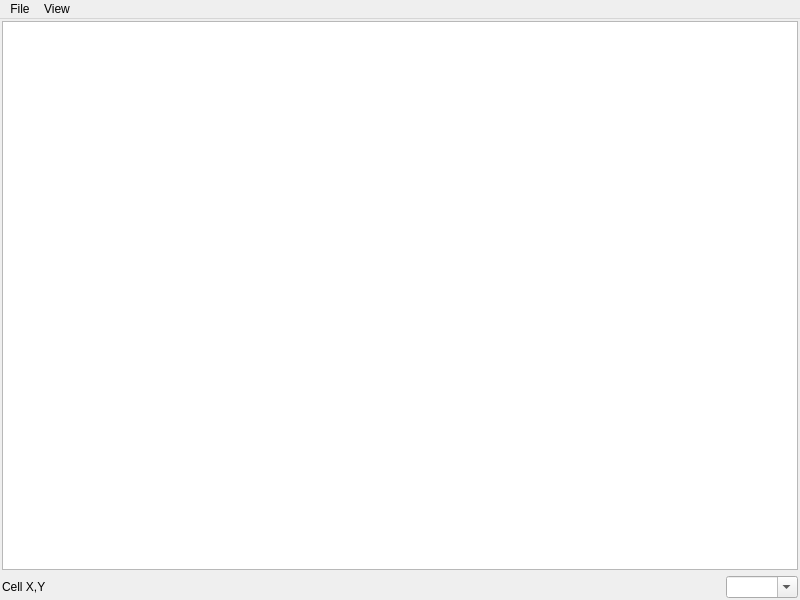
<?xml version="1.0" encoding="UTF-8"?>
<ui version="4.0">
 <class>LotPackWindow</class>
 <widget class="QMainWindow" name="LotPackWindow">
  <property name="geometry">
   <rect>
    <x>0</x>
    <y>0</y>
    <width>800</width>
    <height>600</height>
   </rect>
  </property>
  <property name="windowTitle">
   <string>LotPack Viewer</string>
  </property>
  <widget class="QWidget" name="centralwidget">
   <layout class="QGridLayout" name="gridLayout">
    <property name="margin">
     <number>2</number>
    </property>
    <item row="0" column="0">
     <widget class="LotPackView" name="view"/>
    </item>
    <item row="1" column="0">
     <layout class="QHBoxLayout" name="statusBarLayout">
      <item>
       <widget class="QLabel" name="coords">
        <property name="text">
         <string>Cell X,Y</string>
        </property>
       </widget>
      </item>
      <item>
       <spacer name="horizontalSpacer">
        <property name="orientation">
         <enum>Qt::Horizontal</enum>
        </property>
        <property name="sizeHint" stdset="0">
         <size>
          <width>40</width>
          <height>20</height>
         </size>
        </property>
       </spacer>
      </item>
      <item>
       <widget class="QComboBox" name="scaleCombo">
        <property name="editable">
         <bool>true</bool>
        </property>
       </widget>
      </item>
     </layout>
    </item>
   </layout>
  </widget>
  <widget class="QMenuBar" name="menubar">
   <property name="geometry">
    <rect>
     <x>0</x>
     <y>0</y>
     <width>800</width>
     <height>21</height>
    </rect>
   </property>
   <widget class="QMenu" name="menuFile">
    <property name="title">
     <string>File</string>
    </property>
    <addaction name="actionOpen_World"/>
    <addaction name="actionSaveScreenshot"/>
    <addaction name="separator"/>
    <addaction name="actionRecent"/>
    <addaction name="separator"/>
    <addaction name="actionClose"/>
   </widget>
   <widget class="QMenu" name="menuView">
    <property name="title">
     <string>View</string>
    </property>
    <addaction name="actionCenterOnCell"/>
    <addaction name="separator"/>
    <addaction name="actionShowMiniMap"/>
    <addaction name="actionShowRoomDefs"/>
    <addaction name="separator"/>
    <addaction name="actionHighlightCurrentLevel"/>
    <addaction name="actionLevelUp"/>
    <addaction name="actionLevelDown"/>
    <addaction name="separator"/>
    <addaction name="actionZoomIn"/>
    <addaction name="actionZoomOut"/>
    <addaction name="actionZoomNormal"/>
   </widget>
   <addaction name="menuFile"/>
   <addaction name="menuView"/>
  </widget>
  <action name="actionOpen_World">
   <property name="icon">
    <iconset resource="editor.qrc">
     <normaloff>:/images/16x16/document-open.png</normaloff>:/images/16x16/document-open.png</iconset>
   </property>
   <property name="text">
    <string>Open World...</string>
   </property>
  </action>
  <action name="actionClose">
   <property name="text">
    <string>Close</string>
   </property>
  </action>
  <action name="actionSaveScreenshot">
   <property name="enabled">
    <bool>false</bool>
   </property>
   <property name="text">
    <string>Save Screenshot...</string>
   </property>
   <property name="shortcut">
    <string>F12</string>
   </property>
  </action>
  <action name="actionZoomIn">
   <property name="icon">
    <iconset resource="editor.qrc">
     <normaloff>:/images/16x16/zoom-in.png</normaloff>:/images/16x16/zoom-in.png</iconset>
   </property>
   <property name="text">
    <string>Zoom In</string>
   </property>
  </action>
  <action name="actionZoomOut">
   <property name="icon">
    <iconset resource="editor.qrc">
     <normaloff>:/images/16x16/zoom-out.png</normaloff>:/images/16x16/zoom-out.png</iconset>
   </property>
   <property name="text">
    <string>Zoom Out</string>
   </property>
  </action>
  <action name="actionZoomNormal">
   <property name="icon">
    <iconset resource="editor.qrc">
     <normaloff>:/images/16x16/zoom-original.png</normaloff>:/images/16x16/zoom-original.png</iconset>
   </property>
   <property name="text">
    <string>Normal Size</string>
   </property>
   <property name="shortcut">
    <string>Ctrl+0</string>
   </property>
  </action>
  <action name="actionShowRoomDefs">
   <property name="checkable">
    <bool>true</bool>
   </property>
   <property name="text">
    <string>Show RoomDefs</string>
   </property>
   <property name="shortcut">
    <string>R</string>
   </property>
  </action>
  <action name="actionCenterOnCell">
   <property name="text">
    <string>Center On Cell...</string>
   </property>
  </action>
  <action name="actionHighlightCurrentLevel">
   <property name="checkable">
    <bool>true</bool>
   </property>
   <property name="text">
    <string>Highlight Current Level</string>
   </property>
   <property name="shortcut">
    <string>H</string>
   </property>
  </action>
  <action name="actionLevelUp">
   <property name="text">
    <string>Select Level Above</string>
   </property>
   <property name="shortcut">
    <string>PgUp</string>
   </property>
  </action>
  <action name="actionLevelDown">
   <property name="text">
    <string>Select Level Below</string>
   </property>
   <property name="shortcut">
    <string>PgDown</string>
   </property>
  </action>
  <action name="actionRecent">
   <property name="text">
    <string>Recent</string>
   </property>
  </action>
  <action name="actionShowMiniMap">
   <property name="checkable">
    <bool>true</bool>
   </property>
   <property name="text">
    <string>Show MiniMap</string>
   </property>
   <property name="shortcut">
    <string>M</string>
   </property>
  </action>
 </widget>
 <customwidgets>
  <customwidget>
   <class>LotPackView</class>
   <extends>QGraphicsView</extends>
   <header>lotpackwindow.h</header>
  </customwidget>
 </customwidgets>
 <resources>
  <include location="editor.qrc"/>
 </resources>
 <connections/>
</ui>
